Frame 1 (no input): blank canvas, image omitted
Frame 60 (the mouse pressed at the canvas centre just before this capture): blank canvas, image omitted
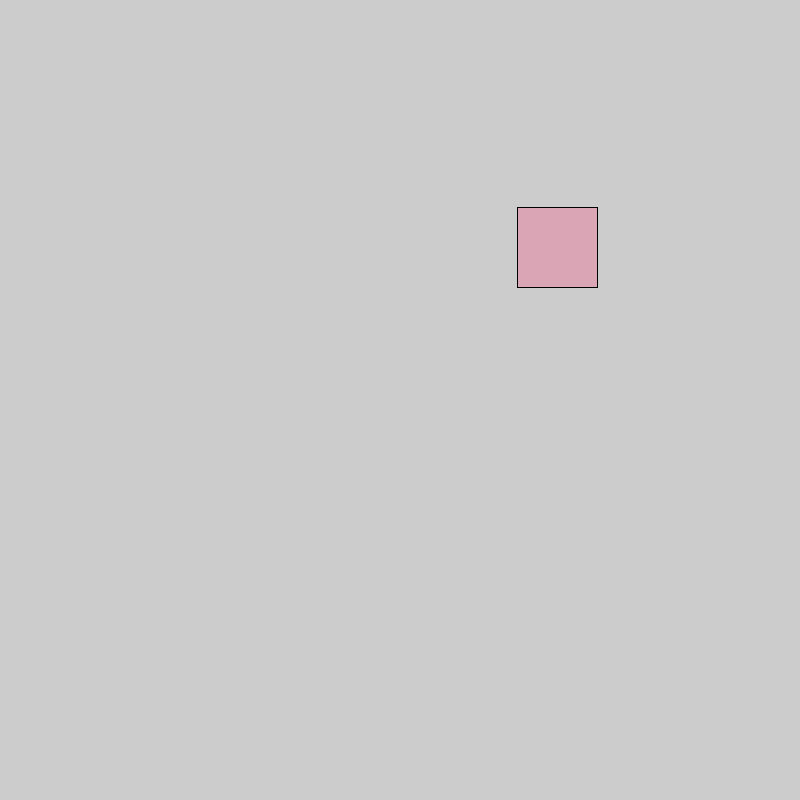
Frame 120 (the mouse held since frame 60 and released just before this capture)

The Processing sketch whose frames 1 and 60 were blank and that drew this single picture after the mouse press (run headless with seeded random() and noise(); from frame 60 on, the mouse is pressed at the canvas centre):

// Processing sketch: visualizing_key_press
// ── visualizing_key_press.pde
// code 1 FA18
// bryan ma

// visualizing key presses 2

// see previous sketch w11_05_visualizingInput2 for instructions.

int x;
int y;
boolean newKeyShape = false;
boolean newMouseShape = false;
int numChars = 26;  
color[] colors = new color[numChars];

void setup() {
  size(800, 800);
  colorMode(HSB, numChars);
  for(int i = 0; i < numChars; i++) {
    colors[i] = color(i, numChars, numChars);    
  }
}

void draw() {
  if (newKeyShape) {
    fill(random(numChars), random(numChars), random(numChars));
    ellipse(x, y, 100, 100);
    newKeyShape = false;
  }
  if (newMouseShape) {
    fill(random(numChars), random(numChars), random(numChars));
    rect(x, y, 80, 80);
    newMouseShape = false;
  }
}

void keyPressed() {
  setPosition();
  newKeyShape = true;
}

void mousePressed() {
  setPosition();
  newMouseShape = true;
}

void setPosition() {
  x = int(random(width));
  y = int(random(height));
}
